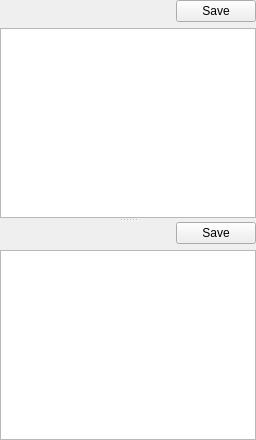
      <widget class="QWidget" name="page_Relocs">
       <layout class="QVBoxLayout" name="verticalLayout_54">
        <property name="leftMargin">
         <number>0</number>
        </property>
        <property name="topMargin">
         <number>0</number>
        </property>
        <property name="rightMargin">
         <number>0</number>
        </property>
        <property name="bottomMargin">
         <number>0</number>
        </property>
        <item>
         <widget class="QSplitter" name="splitter_13">
          <property name="orientation">
           <enum>Qt::Vertical</enum>
          </property>
          <widget class="QWidget" name="layoutWidget_10">
           <layout class="QVBoxLayout" name="verticalLayout_10">
            <item>
             <layout class="QHBoxLayout" name="horizontalLayout_23">
              <item>
               <spacer name="horizontalSpacer_23">
                <property name="orientation">
                 <enum>Qt::Horizontal</enum>
                </property>
                <property name="sizeHint" stdset="0">
                 <size>
                  <width>40</width>
                  <height>20</height>
                 </size>
                </property>
               </spacer>
              </item>
              <item>
               <widget class="QPushButton" name="pushButtonSave_Relocs">
                <property name="text">
                 <string>Save</string>
                </property>
               </widget>
              </item>
             </layout>
            </item>
            <item>
             <widget class="XTableView" name="tableView_Relocs">
              <property name="contextMenuPolicy">
               <enum>Qt::CustomContextMenu</enum>
              </property>
              <property name="editTriggers">
               <set>QAbstractItemView::NoEditTriggers</set>
              </property>
              <property name="selectionMode">
               <enum>QAbstractItemView::SingleSelection</enum>
              </property>
              <property name="selectionBehavior">
               <enum>QAbstractItemView::SelectRows</enum>
              </property>
              <attribute name="horizontalHeaderDefaultSectionSize">
               <number>57</number>
              </attribute>
              <attribute name="verticalHeaderVisible">
               <bool>false</bool>
              </attribute>
              <attribute name="verticalHeaderMinimumSectionSize">
               <number>20</number>
              </attribute>
              <attribute name="verticalHeaderDefaultSectionSize">
               <number>20</number>
              </attribute>
             </widget>
            </item>
           </layout>
          </widget>
          <widget class="QWidget" name="layoutWidget_11">
           <layout class="QVBoxLayout" name="verticalLayout_53">
            <item>
             <layout class="QHBoxLayout" name="horizontalLayout_24">
              <item>
               <spacer name="horizontalSpacer_24">
                <property name="orientation">
                 <enum>Qt::Horizontal</enum>
                </property>
                <property name="sizeHint" stdset="0">
                 <size>
                  <width>40</width>
                  <height>20</height>
                 </size>
                </property>
               </spacer>
              </item>
              <item>
               <widget class="QPushButton" name="pushButtonSave_RelocsPositions">
                <property name="text">
                 <string>Save</string>
                </property>
               </widget>
              </item>
             </layout>
            </item>
            <item>
             <widget class="XTableView" name="tableView_RelocsPositions">
              <property name="contextMenuPolicy">
               <enum>Qt::CustomContextMenu</enum>
              </property>
              <property name="editTriggers">
               <set>QAbstractItemView::NoEditTriggers</set>
              </property>
              <property name="selectionMode">
               <enum>QAbstractItemView::SingleSelection</enum>
              </property>
              <property name="selectionBehavior">
               <enum>QAbstractItemView::SelectRows</enum>
              </property>
              <attribute name="horizontalHeaderDefaultSectionSize">
               <number>57</number>
              </attribute>
              <attribute name="verticalHeaderVisible">
               <bool>false</bool>
              </attribute>
              <attribute name="verticalHeaderMinimumSectionSize">
               <number>20</number>
              </attribute>
              <attribute name="verticalHeaderDefaultSectionSize">
               <number>20</number>
              </attribute>
              <attribute name="verticalHeaderHighlightSections">
               <bool>true</bool>
              </attribute>
             </widget>
            </item>
           </layout>
          </widget>
         </widget>
        </item>
       </layout>
      </widget>
